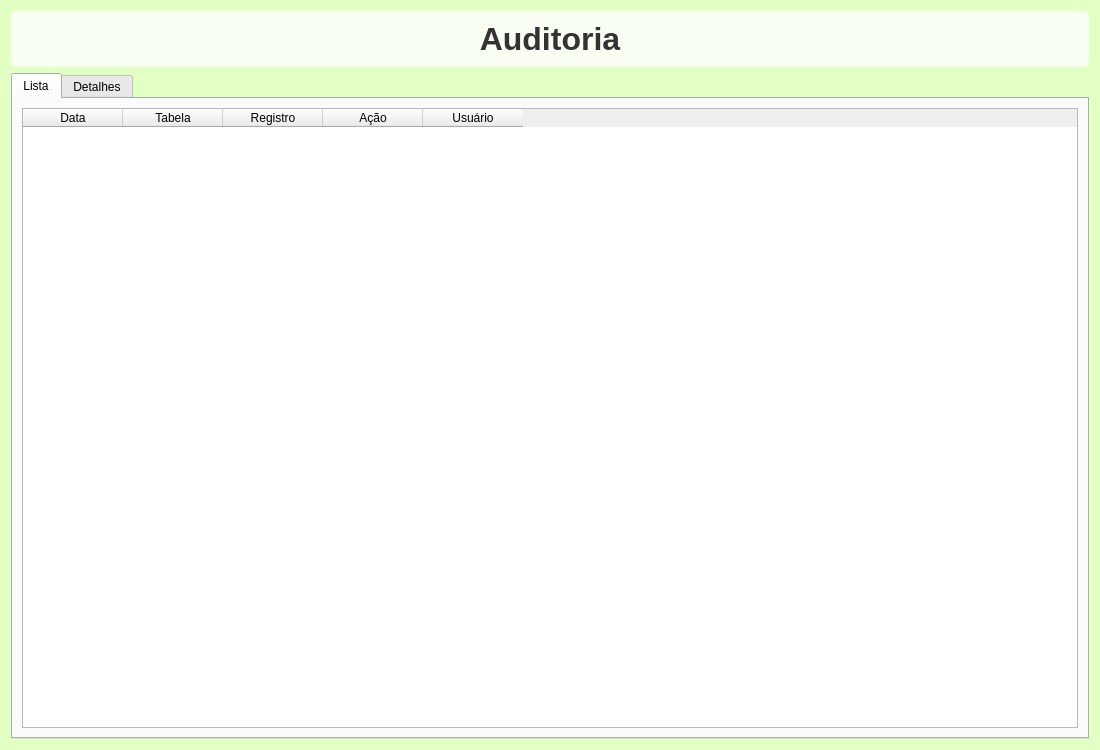
<?xml version="1.0" encoding="UTF-8"?>
<ui version="4.0">
 <class>AuditoriaWindow</class>
 <widget class="QWidget" name="AuditoriaWindow">
  <property name="geometry">
   <rect>
    <x>0</x>
    <y>0</y>
    <width>1100</width>
    <height>750</height>
   </rect>
  </property>
  <property name="windowTitle">
   <string>Auditoria</string>
  </property>
  <property name="styleSheet">
   <string notr="true">#AuditoriaWindow{
background-color: rgb(226, 255, 196);
}</string>
  </property>
  <layout class="QVBoxLayout" name="verticalLayout">
   <item>
    <widget class="QLabel" name="lbl_title">
     <property name="font">
      <font>
       <pointsize>24</pointsize>
       <bold>true</bold>
       <stylestrategy>PreferAntialias</stylestrategy>
      </font>
     </property>
     <property name="styleSheet">
      <string notr="true">color: #333333;
background: rgba(255, 255, 255, 0.8);
padding: 10px;
border-radius: 5px;</string>
     </property>
     <property name="text">
      <string>Auditoria</string>
     </property>
     <property name="alignment">
      <set>Qt::AlignmentFlag::AlignCenter</set>
     </property>
    </widget>
   </item>
   <item>
    <widget class="QTabWidget" name="tabWidget">
     <widget class="QWidget" name="tab_lista">
      <attribute name="title">
       <string>Lista</string>
      </attribute>
      <layout class="QVBoxLayout" name="v1">
       <item>
        <widget class="QTableWidget" name="tbl_auditoria">
         <property name="editTriggers">
          <set>QAbstractItemView::EditTrigger::NoEditTriggers</set>
         </property>
         <property name="selectionBehavior">
          <enum>QAbstractItemView::SelectionBehavior::SelectRows</enum>
         </property>
         <property name="rowCount">
          <number>0</number>
         </property>
         <property name="columnCount">
          <number>5</number>
         </property>
         <column>
          <property name="text">
           <string>Data</string>
          </property>
         </column>
         <column>
          <property name="text">
           <string>Tabela</string>
          </property>
         </column>
         <column>
          <property name="text">
           <string>Registro</string>
          </property>
         </column>
         <column>
          <property name="text">
           <string>Ação</string>
          </property>
         </column>
         <column>
          <property name="text">
           <string>Usuário</string>
          </property>
         </column>
        </widget>
       </item>
      </layout>
     </widget>
     <widget class="QWidget" name="tab_detalhes">
      <attribute name="title">
       <string>Detalhes</string>
      </attribute>
      <layout class="QFormLayout" name="form">
       <item row="0" column="0">
        <widget class="QLabel" name="lblAntes">
         <property name="text">
          <string>Antes (JSON)</string>
         </property>
        </widget>
       </item>
       <item row="0" column="1">
        <widget class="QPlainTextEdit" name="pte_antes"/>
       </item>
       <item row="1" column="0">
        <widget class="QLabel" name="lblDepois">
         <property name="text">
          <string>Depois (JSON)</string>
         </property>
        </widget>
       </item>
       <item row="1" column="1">
        <widget class="QPlainTextEdit" name="pte_depois"/>
       </item>
      </layout>
     </widget>
    </widget>
   </item>
  </layout>
 </widget>
 <resources/>
 <connections/>
</ui>
